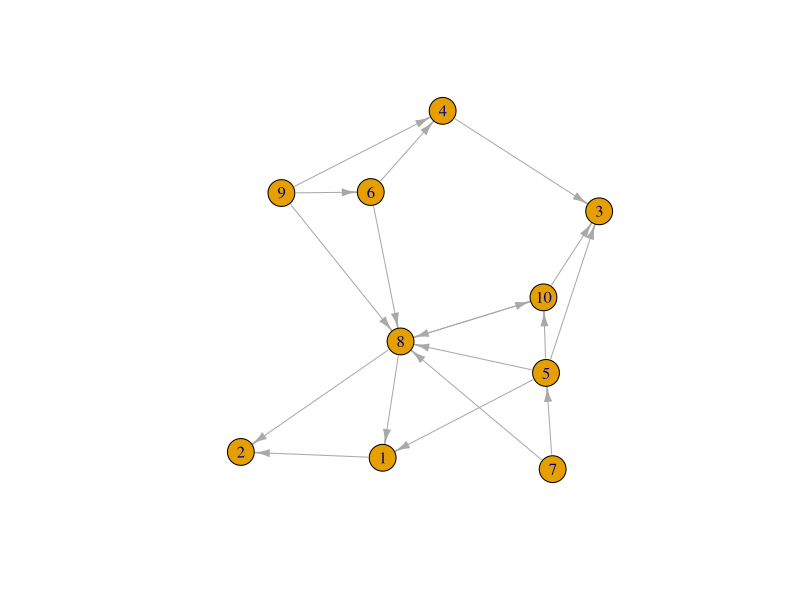

Generate this figure with R:
#
# Sami Hossain
# 04/18/2021
# Topological sort via DFS recursive approach
# Isolating groups of vertices that CAN depend on each other via DFS and
# compiling them together to get a topological ordering

############
### SETUP ##
############
library(igraph)
nodes <- 10

#generate a random network graph
graph <- erdos.renyi.game(nodes, .20, type = "gnp", directed = T, loops = F)

plot(graph, edge.arrow.size = .75, edge.arrow.width= .75, layout= layout.fruchterman.reingold)

visited <- c()
rank <- numeric(nodes)


dfs <- function(graph, sink) {
  visited <<- c(visited, sink)
  for(i in which(graph[1,]!=0)){ #neighbors of the node
    if(! (i %in% visited) ){
      dfs(graph, i)
    }
  }
  rank[sink] <<- nodes
  nodes <<- nodes - 1
}


for( i in 1:nodes){
  if(! (i %in% visited) ){
    dfs(graph, i)
  }
}

ordering <- order(rank)
print(ordering)
